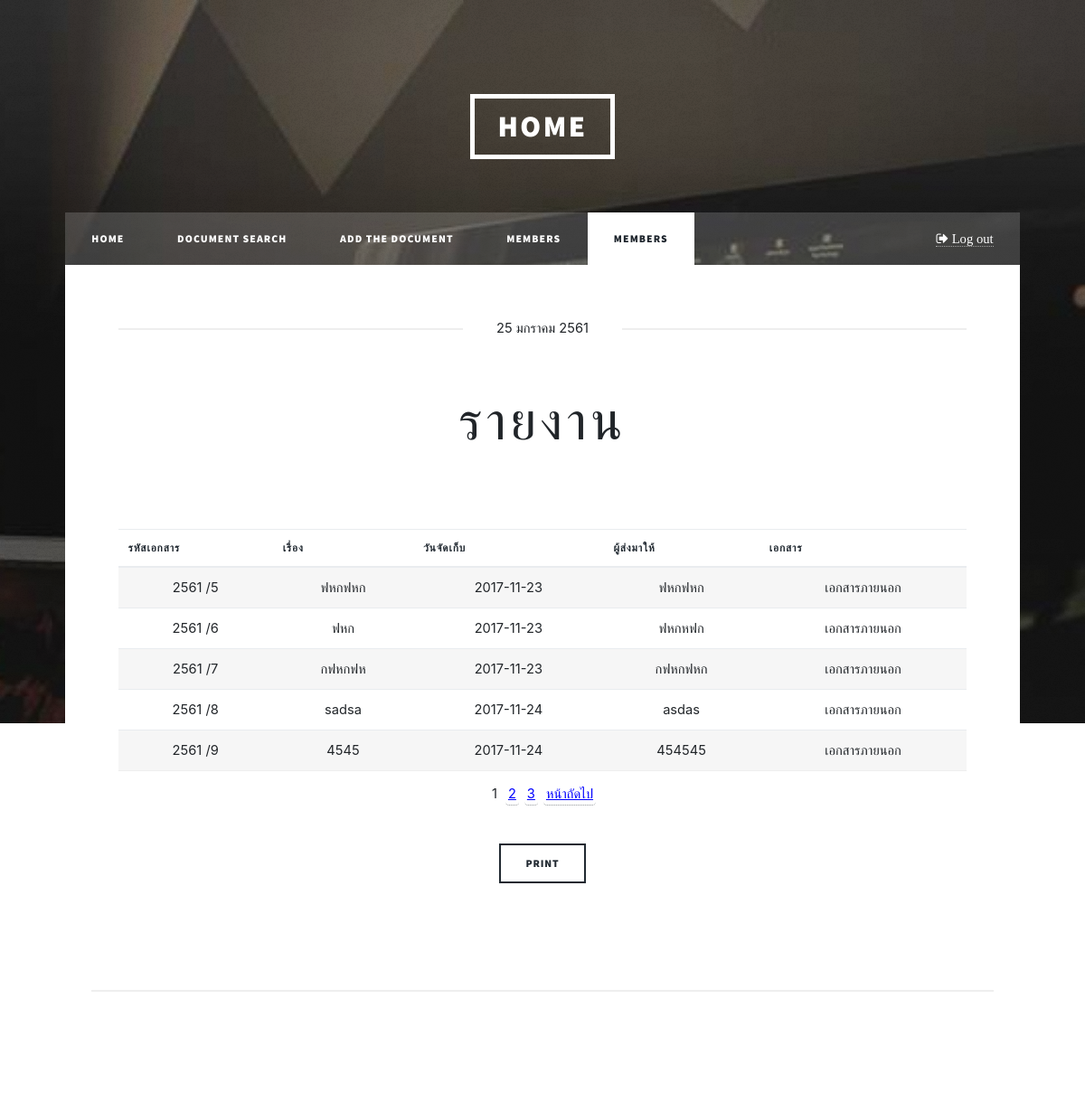
/admin/external.php (signed in), run on the app's committed database.
### tables this page shows
CREATE TABLE `document` (
  `fromName` varchar(150) NOT NULL,
  `statusName` varchar(150) NOT NULL,
  `documentDate` date NOT NULL,
  `documentTime` date NOT NULL,
  `attachment` varchar(300) NOT NULL,
  `categoryDocument` varchar(150) NOT NULL,
  `documentName` varchar(250) NOT NULL,
  `action` varchar(150) NOT NULL,
  `story` varchar(250) NOT NULL,
  `Number_of_book` varchar(10) NOT NULL,
  `positionId` int(11) NOT NULL,
  `documentId` int(11) NOT NULL
);

### connect.php (called while the page is built, shortened)
<?php
	$months=array(  "0"=>"", "01"=>"มกราคม", "02"=>"กุมภาพันธ์", "03"=>"มีนาคม", "04"=>"เมษายน", "05"=>"พฤษภาคม", "06"=>"มิถุนายน", "07"=>"กรกฎาคม", "08"=>"สิงหาคม", "09"=>"กันยายน", "10"=>"ตุลาคม",  "11"=>"พฤศจิกายน",  "12"=>"ธันวาคม"
		);
	$date = date('j');
	$m = date('m');
	$month = $months[$m];
	$year = date('Y')+543;
?>

### admin/external.php (the view, shortened to what this page needs)
<?php
include "../connect.php";
include "../pagination.php";
$sql = "SELECT * FROM document  WHERE categoryDocument IN ('เอกสารภายนอก') ";
$result = page_query($link,$sql,5);
if($_SESSION['ses_Id'] ==""){
	header("Location: ../login.php");
	die();
} else if($_SESSION['status'] != 1){
	header("Location: ../logout.php");
	die();
}else{
	?>
	<!DOCTYPE HTML>
<html>
<head>
	<link rel="stylesheet" href="../assets/css/main.css" />
	<link href="../assets/css/freelancer.min.css" rel="stylesheet">
	<link href="../assets/css/bootstrap.min.css" rel="stylesheet">
</head>
<body class="is-loading"  id="page-top">
	<div id="wrapper" class="fade-in">
		<header id="header">
			<a href="index.php" class="logo">Home</a>
		</header>
		<nav id="nav">
			<ul class="links">
				<li ><a href="../admin/index.php">Home</a></li>
				<li ><a href="../admin/Document_admin.php">Document search</a></li>
				<li ><a href="../admin/AddDocument.php">Add the document</a></li>
				<li ><a href="../admin/members.php">members</a></li>
				<li class="active"><a href="../report.php">members</a></li>
			</ul>
			<ul class="icons">
				<li><a href="../logout.php" class="fa fa-sign-out"><span class="label"> Log out</span></a></li>
			</ul>
		</nav>
		<div id="main">
			<article class="post featured">
				<header class="major">
					<span class="date"><?php echo "$date $month $year";?></span>
					<h2><a href="#">รายงาน</a></h2>
				</header>
				<div class="table-wrapper">
					<table class="alt">
						<table class="table">
							<thead>
								<tr>
									<th><?php echo "รหัสเอกสาร";?></th>
									<th><?php echo "เรื่อง";?></th>
									<th><?php echo "วันจัดเก็บ";?></th>
									<th><?php echo "ผู้ส่งมาให้";?></th>
									<th><?php echo "เอกสาร";?></th>
								</tr>
							</thead>
							<tbody>
								<tr>
									<?php
									while ($row = mysqli_fetch_array($result)) {
										?>
										<td>
											<?php echo "$year /";?><?php echo $row['documentId'];?></a>
										</td>
										<td><?php echo $row['documentName'];?></td>
										<td><?php echo $row['documentTime'];?></td>
										<td><?php echo $row['fromName']; ?></td>
										<td><?php echo $row['categoryDocument'];?></td>
									</tr>
									<?php
								}
								?>
							</tbody>
						</table>
						<br><br><br>
						<input value="Print" onclick="window.print()" type="button">
					</div>
				</article>
				<div id="copyright">
					<ul><li>&copy; Untitled</li><li>By: <a href="#">Foremost & Kwang</a></li></ul>
				</div>
			</div>
		</body>
		</html>
		<?php }
		?>

### data on the page
document: documentId "5", documentName "ฟหกฟหก", documentTime "2017-11-23", fromName "ฟหกฟหก", categoryDocument "เอกสารภายนอก"
document: documentId "6", documentName "ฟหก", documentTime "2017-11-23", fromName "ฟหกหฟก", categoryDocument "เอกสารภายนอก"
document: documentId "7", documentName "กฟหกฟห", documentTime "2017-11-23", fromName "กฟหกฟหก", categoryDocument "เอกสารภายนอก"
document: documentId "8", documentName "sadsa", documentTime "2017-11-24", fromName "asdas", categoryDocument "เอกสารภายนอก"
document: documentId "9", documentName "4545", documentTime "2017-11-24", fromName "454545", categoryDocument "เอกสารภายนอก"

### other printed values
$date "25"
$month "มกราคม"
$year "2561"
$t "1"
$t "2 3 หน้าถัดไป"
